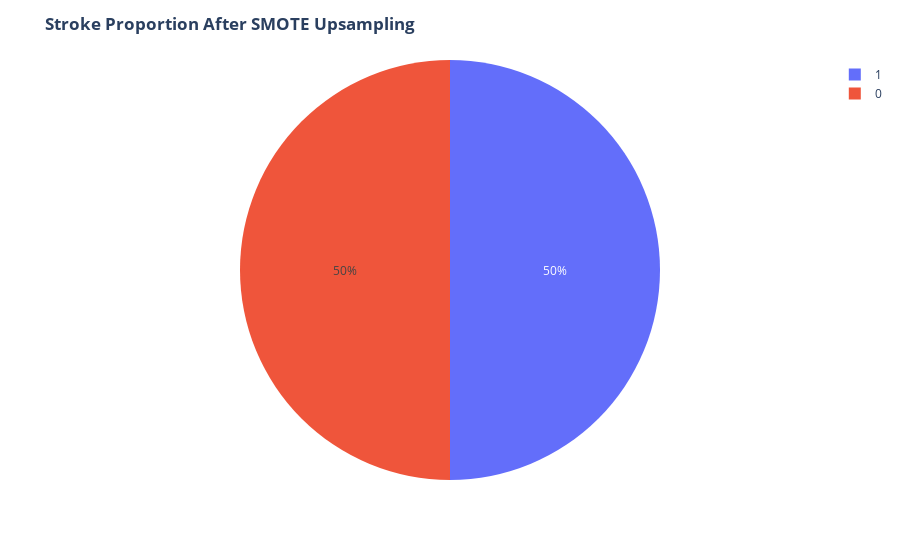

This figure's notebook cell:
### Code cell
fig = ex.pie(upsampled_df,names='Stroke')
fig.update_layout(title='<b>Stroke Proportion After SMOTE Upsampling<b>')
fig.show()

### Figure 1 — Plotly figure (JSON) as saved in the notebook; plotly's stock layout.template omitted (floating-point values rounded to 4 significant figures; data arrays with more than 128 entries replaced by an {"elided": "..."} marker saying what was removed)
{"data": [{"domain": {"x": [0, 1], "y": [0, 1]}, "hovertemplate": "Stroke=%{label}<extra></extra>", "labels": {"elided": "7802 int values"}, "legendgroup": "", "name": "", "showlegend": true, "type": "pie"}], "layout": {"legend": {"tracegroupgap": 0}, "margin": {"t": 60}, "title": {"text": "<b>Stroke Proportion After SMOTE Upsampling<b>"}}}
